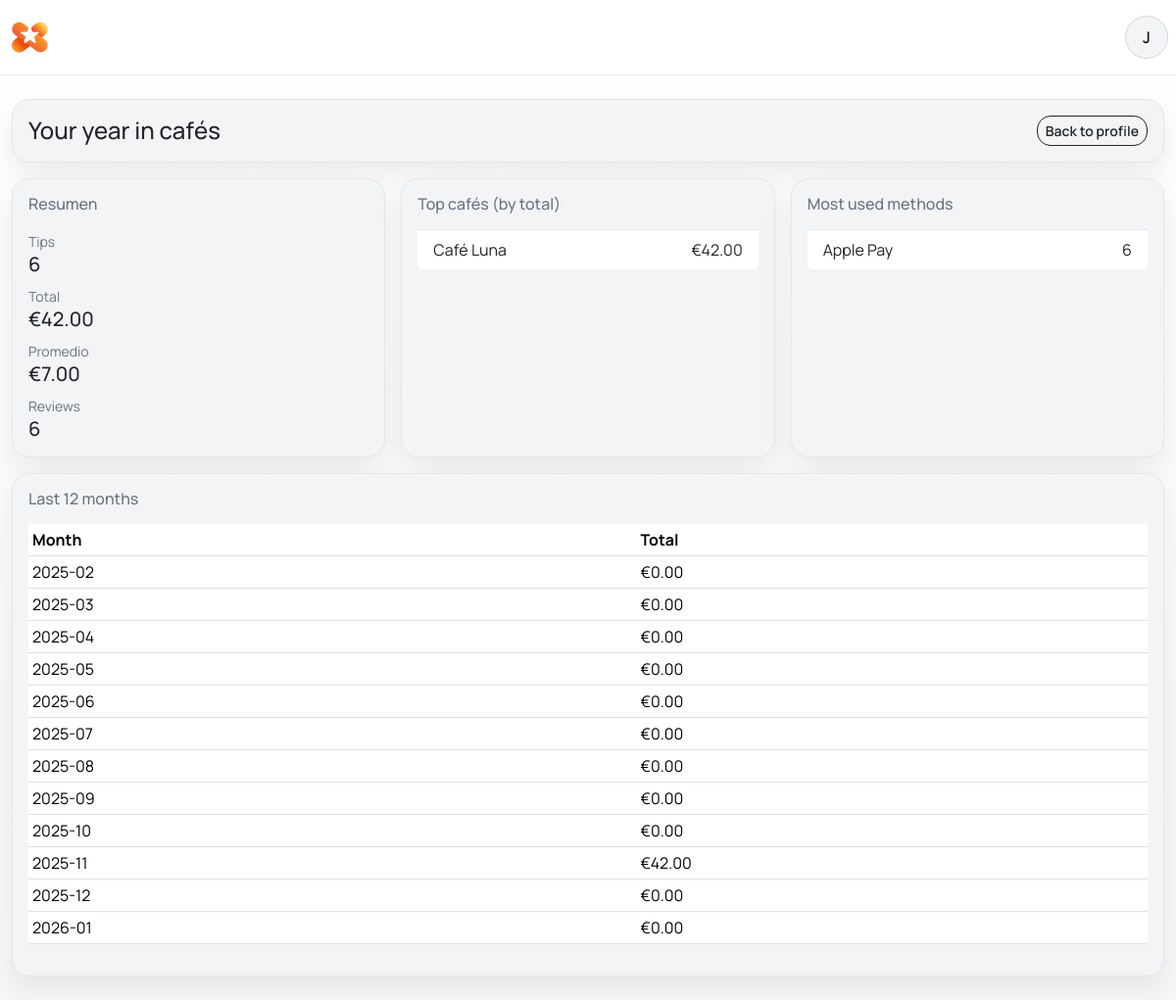
Screenshot of /me/summary (signed in) with the database file from the repository.
### app/models.py (models this page shows)
class User(db.Model, UserMixin):
    __tablename__ = "users"
    id = db.Column(db.Integer, primary_key=True)
    email = db.Column(db.String(255), unique=True, nullable=True)
    password_hash = db.Column(db.String(255), nullable=True)
    name = db.Column(db.String(120), nullable=True)
    avatar_url = db.Column(db.String(512), nullable=True)
    device_id_hash = db.Column(db.String(64), unique=True, nullable=True)
    level = db.Column(db.Integer, default=1, nullable=False)
    xp = db.Column(db.Integer, default=0, nullable=False)
    created_at = db.Column(db.DateTime, default=datetime.utcnow, nullable=False)
    memberships = db.relationship("Membership", backref="user", lazy=True)
    tips = db.relationship("Tip", backref="user", lazy=True)
    reviews = db.relationship("Review", backref="user", lazy=True)

class Restaurant(db.Model):
    __tablename__ = "restaurants"
    id = db.Column(db.Integer, primary_key=True)
    slug = db.Column(db.String(120), unique=True, nullable=False)
    name = db.Column(db.String(255), nullable=False)
    logo_url = db.Column(db.String(512), nullable=True)
    created_at = db.Column(db.DateTime, default=datetime.utcnow, nullable=False)
    staff = db.relationship("Staff", backref="restaurant", lazy=True)
    tips = db.relationship("Tip", backref="restaurant", lazy=True)
    reviews = db.relationship("Review", backref="restaurant", lazy=True)

class Tip(db.Model):
    __tablename__ = "tips"
    id = db.Column(db.Integer, primary_key=True)
    restaurant_id = db.Column(db.Integer, db.ForeignKey("restaurants.id"), nullable=False)
    staff_id = db.Column(db.Integer, db.ForeignKey("staff.id"), nullable=True)
    user_id = db.Column(db.Integer, db.ForeignKey("users.id"), nullable=True)
    amount_cents = db.Column(db.Integer, nullable=False)
    method_ui = db.Column(db.Text, default="mock", nullable=False)
    status = db.Column(db.Text, default="recorded", nullable=False)
    created_at = db.Column(db.DateTime, default=datetime.utcnow, nullable=False)
    __table_args__ = (
        db.Index("ix_tips_restaurant_created", "restaurant_id", "created_at"),
    )

### app/routes/auth.py (the view)
@auth_bp.route("/me/summary")
def summary():
    user = current_user if current_user.is_authenticated else device_util.get_or_create_guest_user()
    tips = Tip.query.filter_by(user_id=user.id).order_by(Tip.created_at.asc()).all()
    reviews = Review.query.filter_by(user_id=user.id).all()
    total_count = len(tips)
    total_cents = sum(int(t.amount_cents or 0) for t in tips)
    avg_cents = int(total_cents / total_count) if total_count else 0
    by_rest = {}
    for t in tips:
        by_rest.setdefault(t.restaurant_id, 0)
        by_rest[t.restaurant_id] += int(t.amount_cents or 0)
    top_rest = []
    if by_rest:
        rest_map = {r.id: r for r in Restaurant.query.filter(Restaurant.id.in_(by_rest.keys())).all()}
        top_rest = sorted(((rest_map.get(rid), amt) for rid, amt in by_rest.items() if rest_map.get(rid)), key=lambda x: x[1], reverse=True)[:5]
    by_method = {}
    for t in tips:
        key = t.method_ui or 'otro'
        by_method[key] = by_method.get(key, 0) + 1
    timeline = []
    if tips:
        end = datetime.utcnow().replace(day=1)
        months = []
        y, m = end.year, end.month
        for _ in range(12):
            months.append((y, m))
            m -= 1
            if m == 0:
                m = 12
                y -= 1
        months = list(reversed(months))
        for (y, m) in months:
            start = datetime(y, m, 1)
            nxt = datetime(y+1, 1, 1) if m == 12 else datetime(y, m+1, 1)
            amt = sum(int(t.amount_cents or 0) for t in tips if start <= t.created_at < nxt)
            timeline.append({'label': f"{y}-{m:02d}", 'amount_cents': amt})
    return render_template(
        "auth/summary.html",
        user=user,
        total_count=total_count,
        total_cents=total_cents,
        avg_cents=avg_cents,
        top_rest=top_rest,
        by_method=by_method,
        timeline=timeline,
        reviews_count=len(reviews),
    )

### app/models.py (called while the page is built)
@login_manager.user_loader
def load_user(user_id):
    return User.query.get(int(user_id))

### templates/auth/summary.html (shortened to what this page needs)
{% extends "_base.html" %}
{% block content %}
<div class="row g-3">
  <div class="col-12">
    <div class="card p-3">
      <div class="d-flex align-items-center justify-content-between flex-wrap gap-2">
        <h4 class="mb-0">Your year in cafés</h4>
        <a href="{{ url_for('auth.profile') }}" class="btn btn-outline-dark btn-sm">Back to profile</a>
      </div>
    </div>
  </div>
  <div class="col-12 col-lg-4">
    <div class="card p-3 h-100">
      <h6 class="text-muted">Resumen</h6>
      <div class="d-flex flex-column gap-2 mt-2">
        <div><span class="small text-muted">Tips</span><div class="h5 mb-0">{{ total_count }}</div></div>
        <div><span class="small text-muted">Total</span><div class="h5 mb-0">€{{ '%.2f' % (total_cents/100) }}</div></div>
        <div><span class="small text-muted">Promedio</span><div class="h5 mb-0">€{{ '%.2f' % (avg_cents/100) }}</div></div>
        <div><span class="small text-muted">Reviews</span><div class="h5 mb-0">{{ reviews_count }}</div></div>
      </div>
    </div>
  </div>
  <div class="col-12 col-lg-4">
    <div class="card p-3 h-100">
      <h6 class="text-muted">Top cafés (by total)</h6>
      {% if top_rest %}
      <ul class="list-group list-group-flush mt-2">
        {% for r, amt in top_rest %}
          <li class="list-group-item d-flex justify-content-between">
            <span>{{ r.name }}</span>
            <span>€{{ '%.2f' % (amt/100) }}</span>
          </li>
        {% endfor %}
      </ul>
      {% else %}
      <div class="text-muted">No data yet</div>
      {% endif %}
    </div>
  </div>
  <div class="col-12 col-lg-4">
    <div class="card p-3 h-100">
      <h6 class="text-muted">Most used methods</h6>
      {% if by_method %}
      <ul class="list-group list-group-flush mt-2">
        {% for k, v in by_method.items() %}
          <li class="list-group-item d-flex justify-content-between">
            <span>{{ k.replace('_',' ').title() }}</span>
            <span>{{ v }}</span>
          </li>
        {% endfor %}
      </ul>
      {% else %}
      <div class="text-muted">No data yet</div>
      {% endif %}
    </div>
  </div>
  <div class="col-12">
    <div class="card p-3">
      <h6 class="text-muted">Last 12 months</h6>
      {% if timeline %}
      <div class="table-responsive mt-2">
        <table class="table table-sm align-middle">
          <thead><tr><th>Month</th><th>Total</th></tr></thead>
          <tbody>
            {% for row in timeline %}
            <tr><td>{{ row.label }}</td><td>€{{ '%.2f' % (row.amount_cents/100) }}</td></tr>
            {% endfor %}
          </tbody>
        </table>
      </div>
      {% else %}
      <div class="text-muted">No activity yet</div>
      {% endif %}
    </div>
  </div>
</div>
{% endblock %}

### templates/_base.html (shortened to what this page needs)
<!doctype html>
<html lang="en">
<head>
  <link href="https://cdn.jsdelivr.net/npm/bootstrap@5.3.3/dist/css/bootstrap.min.css" rel="stylesheet">
  <link href="https://cdn.jsdelivr.net/npm/bootstrap-icons@1.11.3/font/bootstrap-icons.css" rel="stylesheet">
  <link href="/static/css/custom.css" rel="stylesheet">
  <link href="/static/css/luxe.css" rel="stylesheet">
</head>
<body>
  {% if not hide_nav %}
  <nav class="xinra-nav">
    <div class="container-xxl nav-inner">
      <a class="xinra-brand" href="{{ url_for('public.tip_page', restaurant_slug='cafe-luna') }}">
        <img src="/static/logos/Xinra_icon_color.svg" alt="XINRA" class="nav-logo">
      </a>
      <div class="dropdown">
        <button class="profile-bubble dropdown-toggle" type="button" data-bs-toggle="dropdown" aria-expanded="false">
          {% if current_user.is_authenticated %}
            {% if current_user.avatar_url %}
              <img src="{{ current_user.avatar_url }}" alt="Profile" class="profile-img">
            {% elif current_user.staff and current_user.staff.avatar_url %}
              <img src="{{ current_user.staff.avatar_url }}" alt="Profile" class="profile-img">
            {% else %}
              <span>{{ (current_user.name or 'U')[:1].upper() }}</span>
            {% endif %}
        {% else %}
          <i class="bi bi-person-fill"></i>
        {% endif %}
        </button>
      </div>
    </div>
  </nav>
  {% endif %}
  <main class="xinra-main">
    <div class="container-xxl py-4">
      {% block content %}{% endblock %}
    </div>
  </main>
</body>
</html>

### static/css/custom.css (style rules this page uses)
:root { --xinra-orange: #f27a2d; --xinra-orange-dark: #e06a1f; --xinra-gray-100: #f3f4f6; --xinra-gray-200: #e5e7eb; --xinra-gray-300: #d1d5db; --xinra-gray-400: #9ca3af; --xinra-text: #111111; --xinra-muted: #6b7280; --xinra-green: #1f9d55; --xinra-purple: #6d4ae6; --xinra-white: #ffffff; --xinra-radius: 18px; --xinra-shadow: 0 12px 30px rgba(17, 17, 17, 0.08); --accent: #f27a2d; --font-body: "Manrope", system-ui, -apple-system, "Segoe UI", sans-serif; --font-head: "Space Grotesk", "Manrope", system-ui, -apple-system, "Segoe UI", sans-serif; }
* { box-sizing:border-box }
html,body { height:100% }
body { margin:0; color:var(--xinra-text); font-family:var(--font-body); background: linear-gradient(180deg, #ffffff 0%, #f7f7f7 100%); }
a { color:inherit }
.xinra-main { min-height:calc(100vh - 72px) }
.xinra-nav { position:sticky; top:0; z-index:1000; background:rgba(255,255,255,0.96); border-bottom:1px solid var(--xinra-gray-200); backdrop-filter: blur(12px); }
.xinra-nav .nav-inner { display:flex; align-items:center; justify-content:space-between; padding:16px 8px; }
.xinra-brand { font-family:var(--font-head); font-weight:700; letter-spacing:0.12em; text-decoration:none; color:var(--xinra-text); }
.nav-logo { height:36px; width:auto; display:block; }
.profile-bubble { width:44px; height:44px; border-radius:50%; border:1px solid var(--xinra-gray-300); background:var(--xinra-gray-100); display:grid; place-items:center; font-weight:600; color:var(--xinra-text); padding:0; }
.profile-bubble::after { display:none }
.card { border-radius:var(--xinra-radius); border:1px solid var(--xinra-gray-200); background:var(--xinra-gray-100); box-shadow:var(--xinra-shadow); }
.btn { border-radius:14px;font-weight:600 }
.btn { position:relative;overflow:hidden }
.text-muted { color:var(--xinra-muted) !important }

### static/css/luxe.css (style rules this page uses)
:root { --lux-bg-1: #0f1115; --lux-bg-2: #12151b; --lux-panel: rgba(20, 23, 30, 0.8); --lux-border: rgba(255,255,255,0.08); --lux-text: #e8eaef; --lux-muted: #a8afbf; --gold: #d4af37; --gold-soft: rgba(212,175,55,0.35); }

### rows the page displays
User: name "J"
Restaurant: name "Café Luna", amt "42.00"
Tip: replace "Apple Pay", v "6"

### other values shown
{{ total_count }} "6"
{{ '%.2f' % (total_cents/100) }} "42.00"
{{ '%.2f' % (avg_cents/100) }} "7.00"
{{ reviews_count }} "6"
{{ row.label }} "2025-02" "2025-03" "2025-04" "2025-05" "2025-06" "2025-07" "2025-08" "2025-09" "2025-10" "2025-11" "2025-12" "2026-01"
{{ '%.2f' % (row.amount_cents/100) }} "0.00" "0.00" "0.00" "0.00" "0.00" "0.00" "0.00" "0.00" "0.00" "42.00" "0.00" "0.00"
